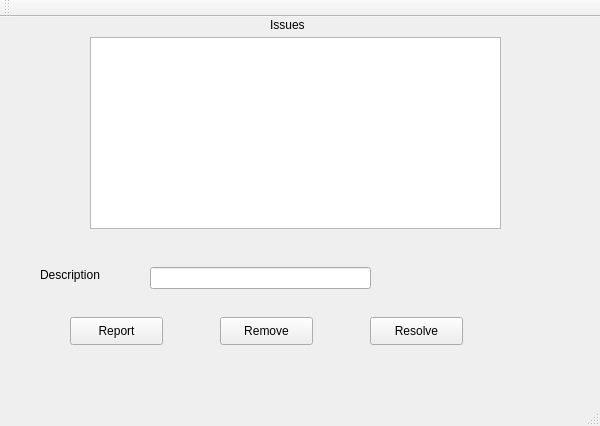
<?xml version="1.0" encoding="UTF-8"?>
<ui version="4.0">
 <class>ProieeectClass</class>
 <widget class="QMainWindow" name="ProieeectClass">
  <property name="geometry">
   <rect>
    <x>0</x>
    <y>0</y>
    <width>600</width>
    <height>426</height>
   </rect>
  </property>
  <property name="windowTitle">
   <string>Proieeect</string>
  </property>
  <widget class="QWidget" name="centralWidget">
   <widget class="QListWidget" name="issuesList">
    <property name="geometry">
     <rect>
      <x>90</x>
      <y>20</y>
      <width>411</width>
      <height>192</height>
     </rect>
    </property>
   </widget>
   <widget class="QLabel" name="label">
    <property name="geometry">
     <rect>
      <x>270</x>
      <y>0</y>
      <width>55</width>
      <height>16</height>
     </rect>
    </property>
    <property name="text">
     <string>Issues</string>
    </property>
   </widget>
   <widget class="QLabel" name="label_2">
    <property name="geometry">
     <rect>
      <x>40</x>
      <y>250</y>
      <width>71</width>
      <height>16</height>
     </rect>
    </property>
    <property name="text">
     <string>Description</string>
    </property>
   </widget>
   <widget class="QPushButton" name="addButton">
    <property name="geometry">
     <rect>
      <x>70</x>
      <y>300</y>
      <width>93</width>
      <height>28</height>
     </rect>
    </property>
    <property name="text">
     <string>Report</string>
    </property>
   </widget>
   <widget class="QPushButton" name="removeButton">
    <property name="geometry">
     <rect>
      <x>220</x>
      <y>300</y>
      <width>93</width>
      <height>28</height>
     </rect>
    </property>
    <property name="text">
     <string>Remove</string>
    </property>
   </widget>
   <widget class="QPushButton" name="resolveButton">
    <property name="geometry">
     <rect>
      <x>370</x>
      <y>300</y>
      <width>93</width>
      <height>28</height>
     </rect>
    </property>
    <property name="text">
     <string>Resolve</string>
    </property>
   </widget>
   <widget class="QLineEdit" name="nameEdit">
    <property name="geometry">
     <rect>
      <x>150</x>
      <y>250</y>
      <width>221</width>
      <height>22</height>
     </rect>
    </property>
   </widget>
  </widget>
  <widget class="QMenuBar" name="menuBar">
   <property name="geometry">
    <rect>
     <x>0</x>
     <y>0</y>
     <width>600</width>
     <height>26</height>
    </rect>
   </property>
  </widget>
  <widget class="QToolBar" name="mainToolBar">
   <attribute name="toolBarArea">
    <enum>TopToolBarArea</enum>
   </attribute>
   <attribute name="toolBarBreak">
    <bool>false</bool>
   </attribute>
  </widget>
  <widget class="QStatusBar" name="statusBar"/>
 </widget>
 <layoutdefault spacing="6" margin="11"/>
 <resources>
  <include location="proieeect.qrc"/>
 </resources>
 <connections/>
</ui>
